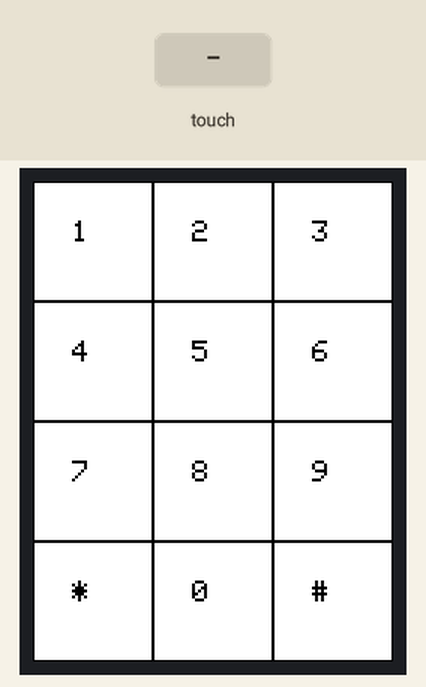
This sketch was run on a simulated Arduino Uno, built with avr-gcc and run on an emulated ATmega328P. Parts: 240×320 colour display. Inputs (shaded band) come from the test bench. What the sketch prints to the serial monitor is not drawn.

Above: at 1.5 s.

The sketch:

exercice9.ino
```cpp
#include <Adafruit_GFX.h>
#include <SPI.h>
#include <Wire.h>
#include <Adafruit_ILI9341.h>
#include <Adafruit_STMPE610.h>

// Calibration data for touch screen
#define TS_MINX 0
#define TS_MINY 0
#define TS_MAXX 3800
#define TS_MAXY 4000

// TFT and Touchscreen pin definitions
#define STMPE_CS 8
Adafruit_STMPE610 ts = Adafruit_STMPE610(STMPE_CS);
#define TFT_CS 10
#define TFT_DC 9
Adafruit_ILI9341 tft = Adafruit_ILI9341(TFT_CS, TFT_DC);

int screenWidth = 240; // TFT width
int screenHeight = 320; // TFT height

void setup() {
  Serial.begin(9600);

  // Initialize TFT and touch screen
  tft.begin();
  if (!ts.begin()) {
    Serial.println("écran non fonctionel.");
    while (1);
  }

  tft.fillScreen(ILI9341_BLACK); // Clear screen

  // Draw a red square with "0" in the middle
  drawRedSquareWithNumber();

  // Draw the keyboard
  drawKeyboard();
}

void loop() {
  // Detect key presses
  detectKeyPress();
}

void drawRedSquareWithNumber() {
  int squareSize = 50;
  int centerX = (screenWidth - squareSize) / 2;
  int centerY = (screenHeight - squareSize) / 2;

  // Draw red square
  tft.fillRect(centerX, centerY, squareSize, squareSize, ILI9341_RED);

  // Draw "0" in the center
  tft.setCursor(centerX + squareSize / 4, centerY + squareSize / 4);
  tft.setTextSize(2);
  tft.setTextColor(ILI9341_BLACK);
  tft.println("0");
}

void drawKeyboard() {
  int buttonWidth = screenWidth / 3;  // Width of each button
  int buttonHeight = screenHeight / 4; // Height of each button

  const char *keys[] = {
    "1", "2", "3",
    "4", "5", "6",
    "7", "8", "9",
    "*", "0", "#"
  };

  // Draw each button
  for (int row = 0; row < 4; row++) {
    for (int col = 0; col < 3; col++) {
      int x = col * buttonWidth;
      int y = row * buttonHeight;

      // Draw button rectangle
      tft.fillRect(x, y, buttonWidth, buttonHeight, ILI9341_WHITE);
      tft.drawRect(x, y, buttonWidth, buttonHeight, ILI9341_BLACK);

      // Add button label
      tft.setCursor(x + buttonWidth / 3, y + buttonHeight / 3);
      tft.setTextSize(2);
      tft.setTextColor(ILI9341_BLACK);
      tft.println(keys[row * 3 + col]);
    }
  }
}

void detectKeyPress() {
  if (ts.touched()) {
    TS_Point p = ts.getPoint();

    // Map touch coordinates to screen coordinates
    int x = map(p.x, TS_MINX, TS_MAXX, 0, screenWidth);
    int y = map(p.y, TS_MINY, TS_MAXY, 0, screenHeight);

    // Calculate button pressed
    int buttonWidth = screenWidth / 3;
    int buttonHeight = screenHeight / 4;

    int col = x / buttonWidth;
    int row = y / buttonHeight;

    if (row >= 0 && row < 4 && col >= 0 && col < 3) {
      const char *keys[] = {
        "1", "2", "3",
        "4", "5", "6",
        "7", "8", "9",
        "*", "0", "#"
      };
      Serial.println(keys[row * 3 + col]); // Print the key pressed
    }
  }
}
```
